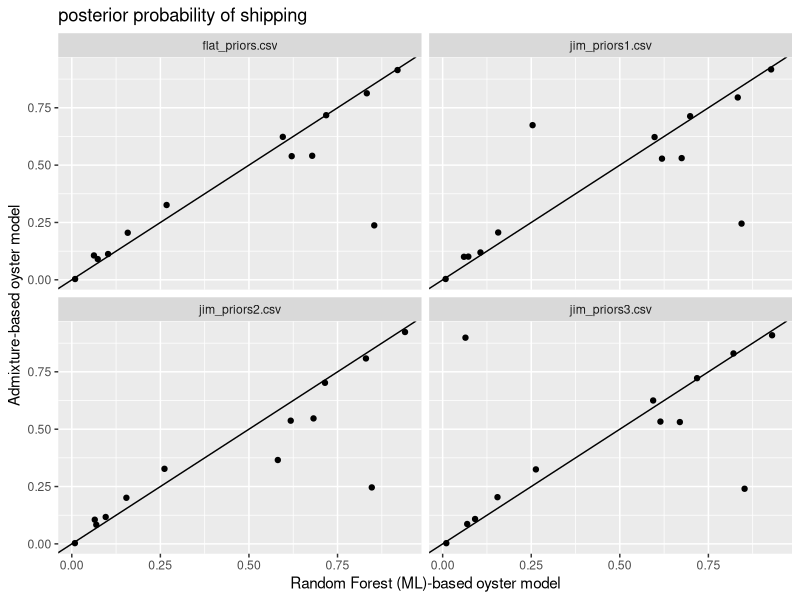

This chart was generated by the following R code: (Note: this script raises an error after producing the figure.)
###  The idea is to get the RFCompAll files from the individual species data folders and then
###  parse it and compare the Bayes factors you get from Admix vs Shipping
###
###
library(tidyr)
library(dplyr)
library(ggplot2)

#cmd=paste0('find . -name "RFCompAllReps*" -print|grep priors')
#files=system(cmd,intern=TRUE)
#ret = do.call(rbind,lapply(files,function(fn) read.csv(fn)))
#write.table(file="RFCompAllReps.csv",sep=",",row.names=F,ret)

ret = read.csv("ABC_input/RFCompAllReps.csv")
ret$priorcat=basename(ret$priorfile)
ret$postship=ifelse(ret$chosen=="g2",
         ifelse(ret$comparison!="AdmixVML",1-ret$post,NA),
         ifelse(ret$comparison!="AdmixVML",ret$post,NA))
ret$postoyster=1-ret$postship
ret=ret[complete.cases(ret),]

##now there is a dataframe with all species and all comparisons, let's format for
##analysis

#head(ret)
wide = ret %>% filter(type=="untrans") %>%
    select(comparison,species,priorcat,priorShip,postship,postoyster) %>%
    pivot_wider(id_cols=c(species,priorcat),values_from=c(5:6),names_from=c(1))%>%
    mutate(dev=abs(postship_ShipVadmix-postship_ShipVML)) %>%
    arrange(priorcat,-dev)

head(data.frame(wide))

pdf("ABC_input/ML_versus_Admix_shipping_prob.pdf")
ggplot(wide,aes(x=postship_ShipVML,y=postship_ShipVadmix)) +
    geom_point() +
    geom_abline(slope=1)+facet_wrap(~priorcat)+
    xlab("Random Forest (ML)-based oyster model") +
    ylab("Admixture-based oyster model")+
    ggtitle("posterior probability of shipping")
dev.off()


png("ABC_input/ML_versus_Admix_shipping_prob_FLAT.png",height = 6,width = 6,units="in",res=400)
flat = wide[wide$priorcat=="flat_priors.csv",]
flat$sppAbb = c("Up","Mc","Af","Ba","Gv","Dv","HL6","HL1","Ht","Up2","Hj","Ph","Pm","Hs")
plot(x=flat$postship_ShipVML,y=flat$postship_ShipVadmix, xlab = "Random Forest (ML)-based oyster model", 
    ylab = "Admixture-based oyster model", 
    main = "posterior probability of shipping",cex=4)
segments(-1,-1,1,1,lty="dotted")
text(x=flat$postship_ShipVML,y=flat$postship_ShipVadmix,flat$sppAbb)
dev.off()

print(cor.test(x=flat$postship_ShipVML,y=flat$postship_ShipVadmix))
flat2 = flat[!flat$sppAbb=="Up",]
print(cor.test(x=flat2$postship_ShipVML,y=flat2$postship_ShipVadmix))
